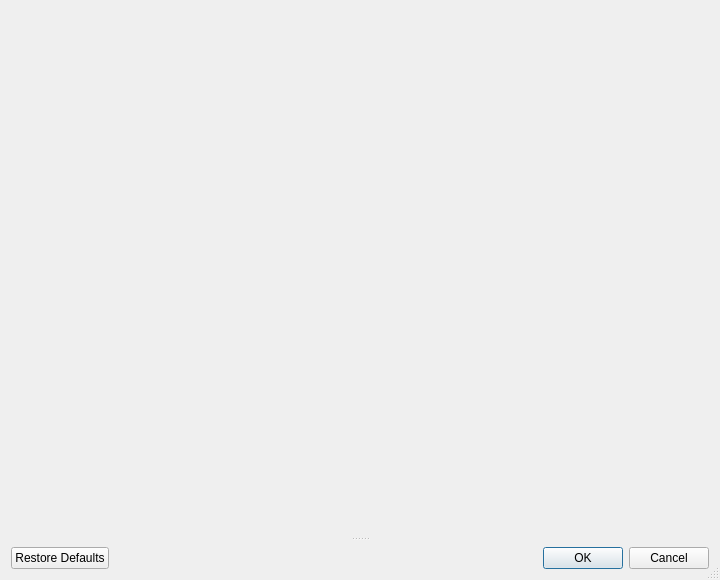
<?xml version="1.0" encoding="UTF-8"?>
<ui version="4.0">
 <class>OBSBasicProperties</class>
 <widget class="QDialog" name="OBSBasicProperties">
  <property name="geometry">
   <rect>
    <x>0</x>
    <y>0</y>
    <width>720</width>
    <height>580</height>
   </rect>
  </property>
  <property name="windowTitle">
   <string>Properties</string>
  </property>
  <property name="sizeGripEnabled">
   <bool>true</bool>
  </property>
  <layout class="QVBoxLayout" name="verticalLayout">
   <item>
    <widget class="QSplitter" name="windowSplitter">
     <property name="minimumSize">
      <size>
       <width>0</width>
       <height>400</height>
      </size>
     </property>
     <property name="orientation">
      <enum>Qt::Orientation::Vertical</enum>
     </property>
     <property name="childrenCollapsible">
      <bool>false</bool>
     </property>
     <widget class="QFrame" name="previewFrame">
      <property name="sizePolicy">
       <sizepolicy hsizetype="Preferred" vsizetype="Expanding">
        <horstretch>0</horstretch>
        <verstretch>1</verstretch>
       </sizepolicy>
      </property>
      <property name="frameShape">
       <enum>QFrame::Shape::NoFrame</enum>
      </property>
      <property name="frameShadow">
       <enum>QFrame::Shadow::Plain</enum>
      </property>
      <layout class="QVBoxLayout" name="verticalLayout_7">
       <property name="spacing">
        <number>0</number>
       </property>
       <property name="leftMargin">
        <number>0</number>
       </property>
       <property name="topMargin">
        <number>0</number>
       </property>
       <property name="rightMargin">
        <number>0</number>
       </property>
       <property name="bottomMargin">
        <number>0</number>
       </property>
       <item>
        <widget class="OBSQTDisplay" name="preview" native="true">
         <property name="sizePolicy">
          <sizepolicy hsizetype="Expanding" vsizetype="Expanding">
           <horstretch>0</horstretch>
           <verstretch>1</verstretch>
          </sizepolicy>
         </property>
         <property name="minimumSize">
          <size>
           <width>20</width>
           <height>150</height>
          </size>
         </property>
        </widget>
       </item>
      </layout>
     </widget>
     <widget class="QFrame" name="propertiesFrame">
      <property name="sizePolicy">
       <sizepolicy hsizetype="Preferred" vsizetype="Expanding">
        <horstretch>0</horstretch>
        <verstretch>1</verstretch>
       </sizepolicy>
      </property>
      <property name="frameShape">
       <enum>QFrame::Shape::NoFrame</enum>
      </property>
      <property name="frameShadow">
       <enum>QFrame::Shadow::Plain</enum>
      </property>
      <layout class="QVBoxLayout" name="propertiesLayout">
       <property name="leftMargin">
        <number>0</number>
       </property>
       <property name="topMargin">
        <number>0</number>
       </property>
       <property name="rightMargin">
        <number>0</number>
       </property>
       <property name="bottomMargin">
        <number>0</number>
       </property>
      </layout>
     </widget>
    </widget>
   </item>
   <item alignment="Qt::AlignmentFlag::AlignBottom">
    <widget class="QDialogButtonBox" name="buttonBox">
     <property name="standardButtons">
      <set>QDialogButtonBox::StandardButton::Cancel|QDialogButtonBox::StandardButton::Ok|QDialogButtonBox::StandardButton::RestoreDefaults</set>
     </property>
    </widget>
   </item>
  </layout>
 </widget>
 <customwidgets>
  <customwidget>
   <class>OBSQTDisplay</class>
   <extends>QWidget</extends>
   <header>widgets/OBSQTDisplay.hpp</header>
   <container>1</container>
  </customwidget>
 </customwidgets>
 <resources>
  <include location="obs.qrc"/>
 </resources>
 <connections/>
</ui>
